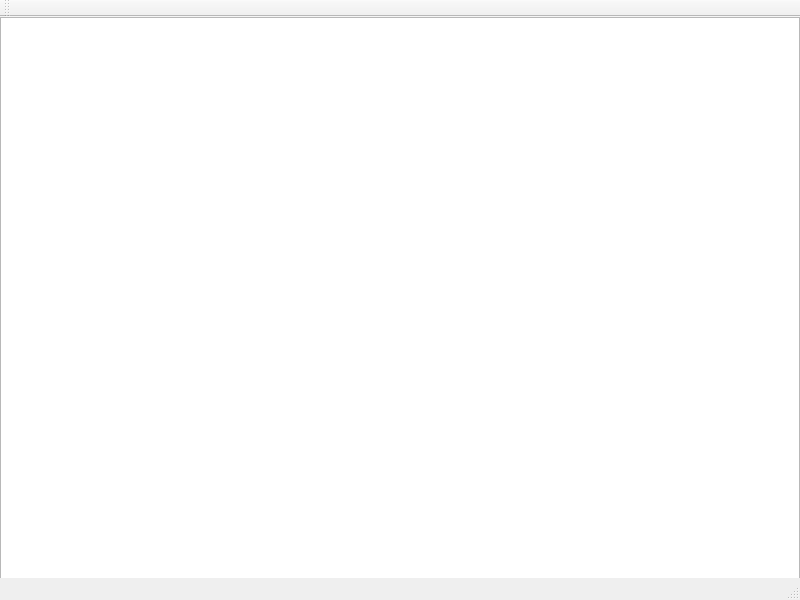
<?xml version="1.0" encoding="UTF-8"?>
<ui version="4.0">
 <class>MainWindow</class>
 <widget class="QMainWindow" name="MainWindow">
  <property name="geometry">
   <rect>
    <x>0</x>
    <y>0</y>
    <width>800</width>
    <height>600</height>
   </rect>
  </property>
  <property name="windowTitle">
   <string>MainWindow</string>
  </property>
  <widget class="QWidget" name="centralWidget">
   <widget class="QGraphicsView" name="graphicsView">
    <property name="geometry">
     <rect>
      <x>0</x>
      <y>0</y>
      <width>800</width>
      <height>600</height>
     </rect>
    </property>
    <property name="sizePolicy">
     <sizepolicy hsizetype="Fixed" vsizetype="Fixed">
      <horstretch>0</horstretch>
      <verstretch>0</verstretch>
     </sizepolicy>
    </property>
   </widget>
  </widget>
  <widget class="QMenuBar" name="menuBar">
   <property name="geometry">
    <rect>
     <x>0</x>
     <y>0</y>
     <width>800</width>
     <height>21</height>
    </rect>
   </property>
  </widget>
  <widget class="QToolBar" name="mainToolBar">
   <attribute name="toolBarArea">
    <enum>TopToolBarArea</enum>
   </attribute>
   <attribute name="toolBarBreak">
    <bool>false</bool>
   </attribute>
  </widget>
  <widget class="QStatusBar" name="statusBar"/>
 </widget>
 <layoutdefault spacing="6" margin="11"/>
 <resources/>
 <connections/>
</ui>
